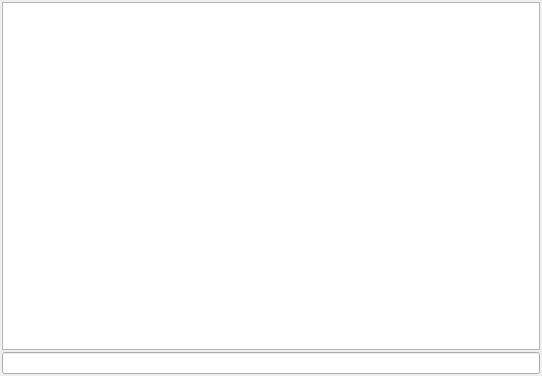
<?xml version="1.0" encoding="UTF-8"?>
<ui version="4.0">
 <class>ConsoleWidgetClass</class>
 <widget class="QWidget" name="ConsoleWidgetClass">
  <property name="geometry">
   <rect>
    <x>0</x>
    <y>0</y>
    <width>542</width>
    <height>376</height>
   </rect>
  </property>
  <property name="windowTitle">
   <string>Form</string>
  </property>
  <layout class="QGridLayout" name="gridLayout">
   <property name="leftMargin">
    <number>2</number>
   </property>
   <property name="topMargin">
    <number>2</number>
   </property>
   <property name="rightMargin">
    <number>2</number>
   </property>
   <property name="bottomMargin">
    <number>2</number>
   </property>
   <property name="spacing">
    <number>2</number>
   </property>
   <item row="0" column="0">
    <widget class="QPlainTextEdit" name="consoleTextEdit">
     <property name="undoRedoEnabled">
      <bool>false</bool>
     </property>
     <property name="readOnly">
      <bool>true</bool>
     </property>
    </widget>
   </item>
   <item row="1" column="0">
    <widget class="QLineEdit" name="commandLineEdit"/>
   </item>
  </layout>
 </widget>
 <resources/>
 <connections/>
</ui>
